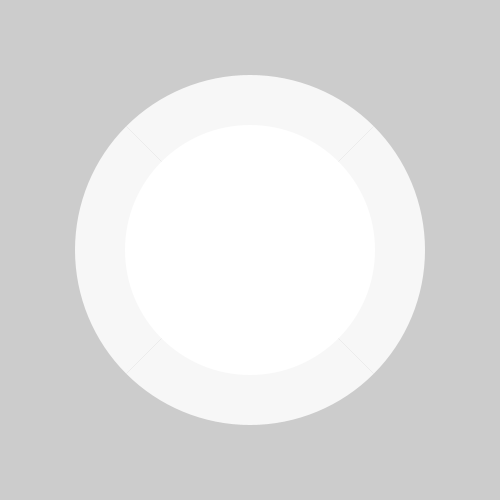
Frame 1 (no input)
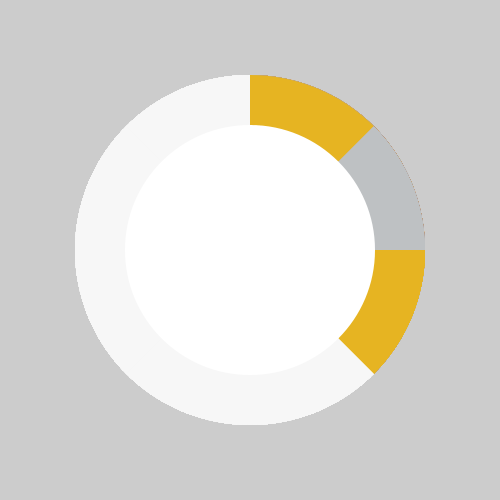
Frame 60 (the mouse pressed at the canvas centre just before this capture)
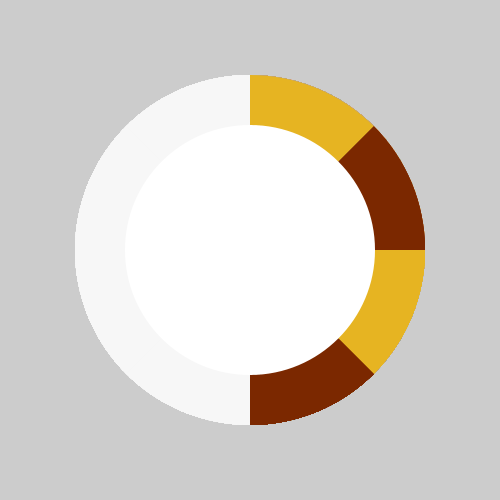
Frame 120 (the mouse held since frame 60 and released just before this capture)

The Processing sketch that drew these frames (run headless with seeded random() and noise(); from frame 60 on, the mouse is pressed at the canvas centre):

// Processing sketch: furusatoPassFrame
// ── furusatoPassFrame.pde
int count=0;

void setup()
{
  size(500, 500);
}

void draw()
{
  translate(250,250);
  if(count < 65536){
    int[] r = intToRankNum(count);
    drawFrame(r[0], r[1], r[2], r[3], r[4], r[5], r[6], r[7]); 
    save(str(r[7])
         + str(r[6])
         + str(r[5])
         + str(r[4])
         + str(r[3])
         + str(r[2])
         + str(r[1])
         + str(r[0])
         +".png");
    count++;
  }
}

void drawFrame(int a, int b, int c, int d,int e,int f,int g,int h){
  int fix = -90;
  noStroke(); // 線無し
  fill(getRankColor(a));
  arc( 0, 0, 350, 350, radians(0 + fix), radians(45 + fix) );
  fill(getRankColor(b));
  arc( 0, 0, 350, 350, radians(45 + fix), radians(90 + fix) );
  fill(getRankColor(c));
  arc( 0, 0, 350, 350, radians(90 + fix), radians(135 + fix) );
  fill(getRankColor(d));
  arc( 0, 0, 350, 350, radians(135 + fix), radians(180 + fix) );
  fill(getRankColor(e));
  arc( 0, 0, 350, 350, radians(180 + fix), radians(225 + fix) );
  fill(getRankColor(f));
  arc( 0, 0, 350, 350, radians(225 + fix), radians(270 + fix) );
  fill(getRankColor(g));
  arc( 0, 0, 350, 350, radians(270 + fix), radians(315 + fix) );
  fill(getRankColor(h));
  arc( 0, 0, 350, 350, radians(315 + fix), radians(360 + fix) );
  fill(255, 255, 255);
  ellipse(0, 0, 250, 250);
}

color getRankColor(int rank){
  color rankColor = color(247, 247, 247);
  switch(rank){
    case 1:
      rankColor = color(123, 40, 0);
      break;
    case 2:
      rankColor = color(190, 193, 195);
      break;
    case 3:
      rankColor = color(230, 180, 34);
      break;
  }
  return rankColor;
}

int[] intToRankNum(int num){
  int[] rankNum;
  rankNum = new int[8];
  int tempNum = num;
  for(int i=0; i<8; i++){
    rankNum[i] = tempNum % 4;
    tempNum = tempNum/4;
  }
  
  return rankNum;
}
